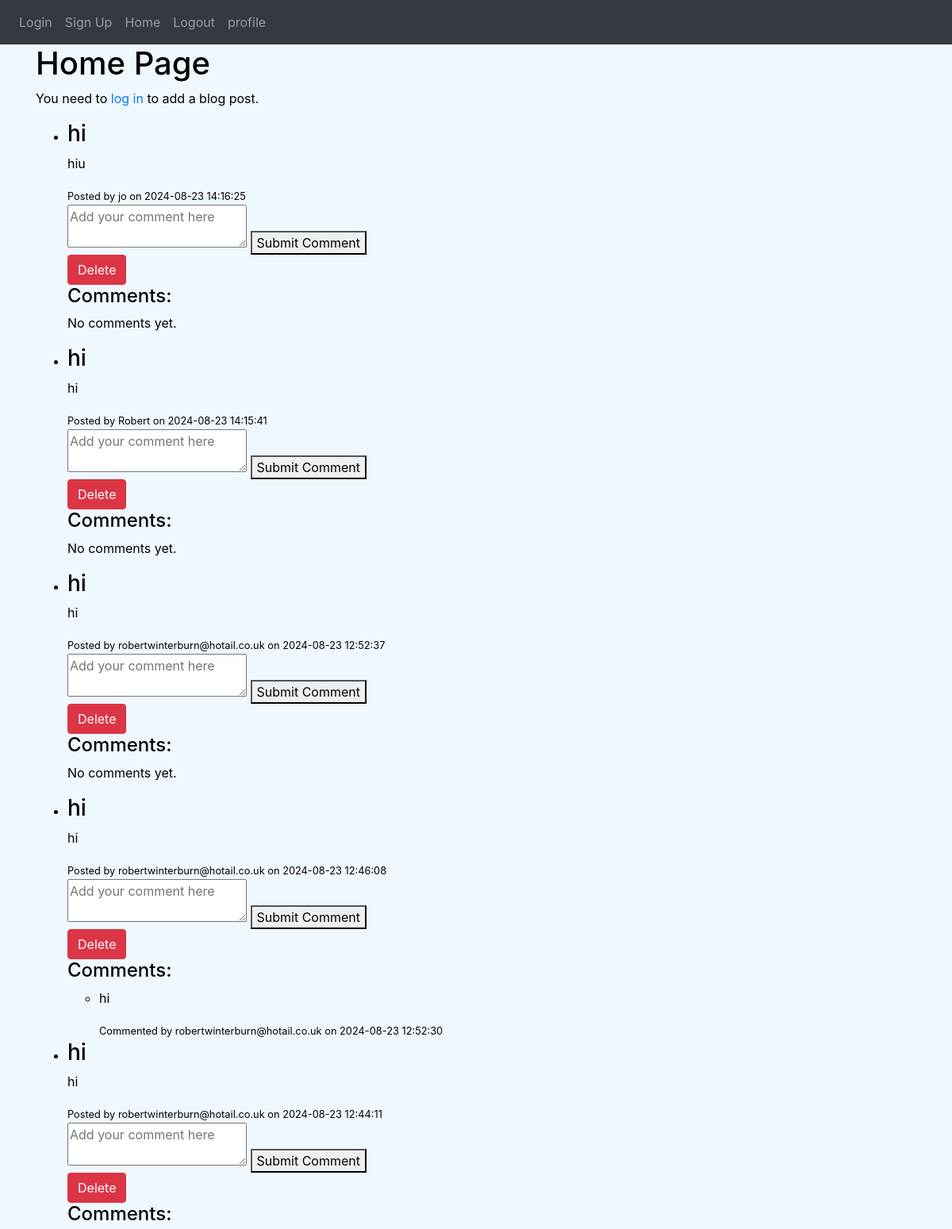
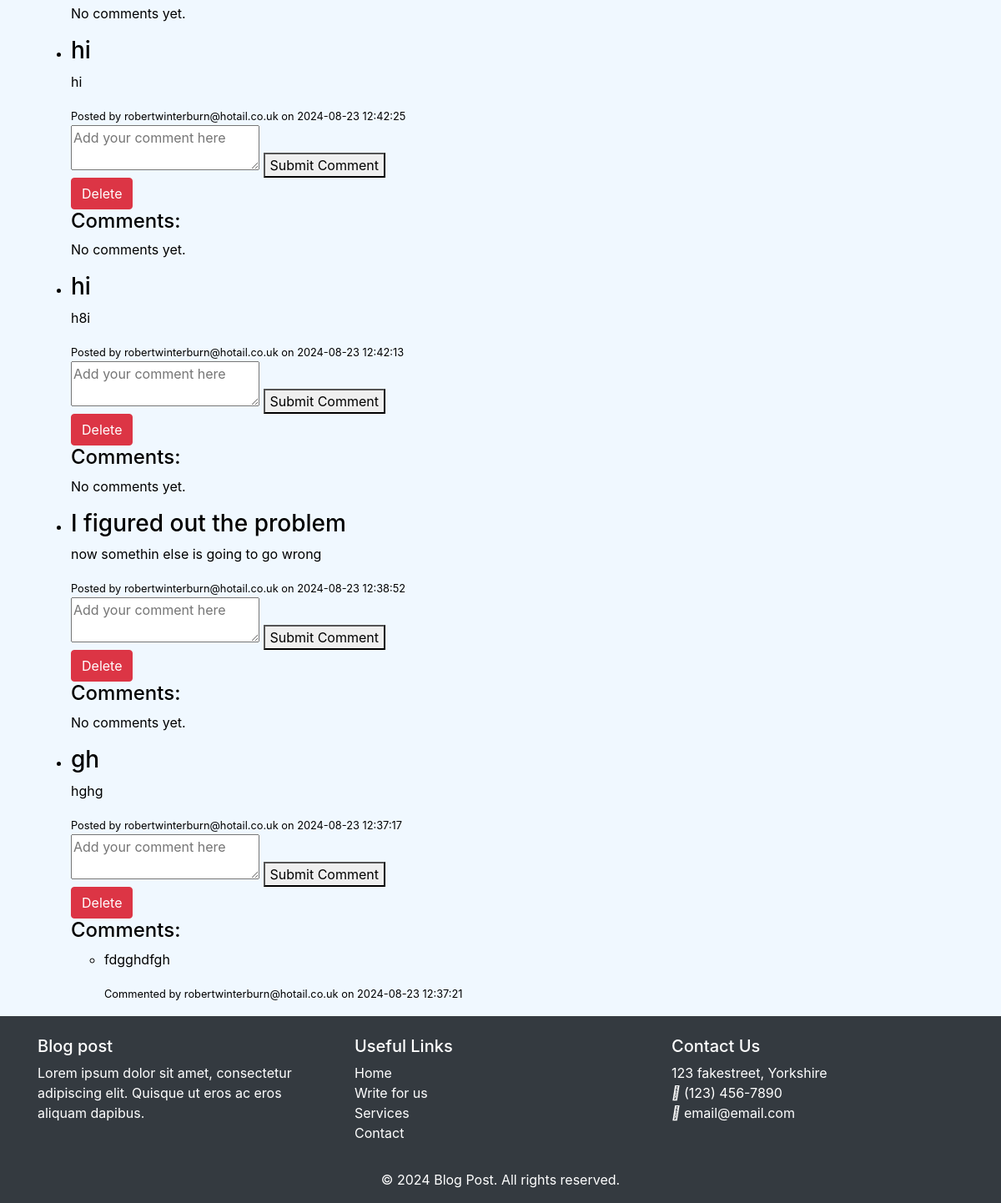
Page /home on the earlier database version (2 pictures, top to bottom).
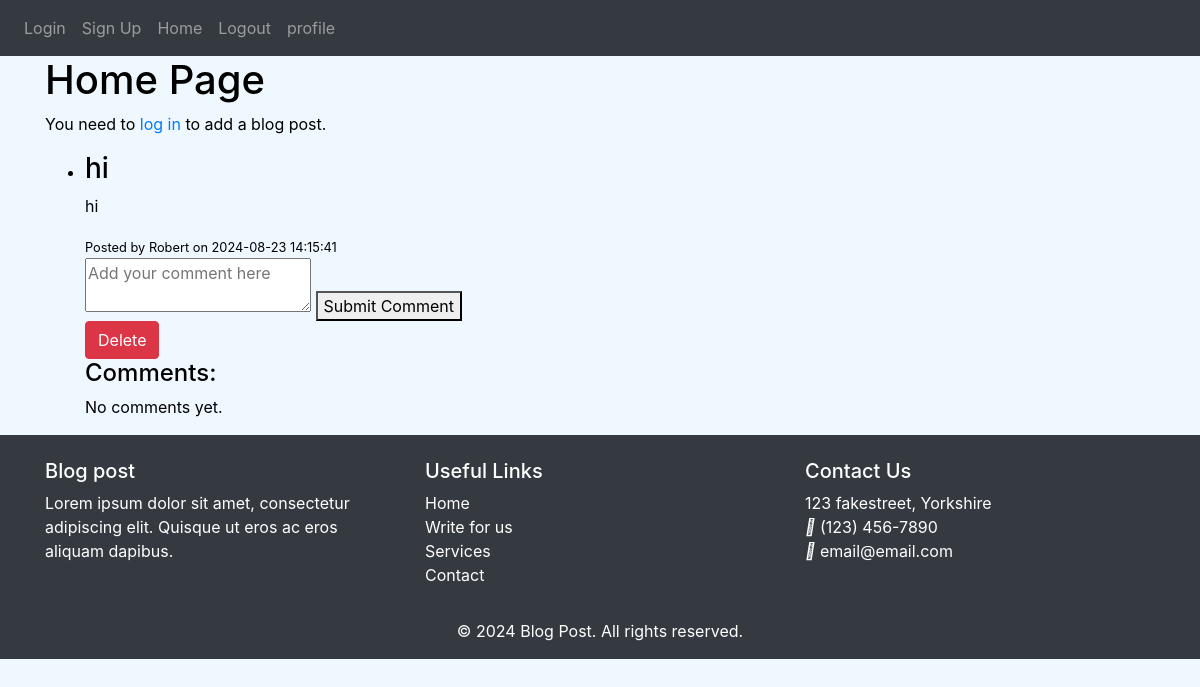
Same page on the later database version.
### models.py (models this page shows)
class BlogPost(db.Model):
    __tablename__ = 'blog_posts'  # Ensure table name matches the foreign key reference
    id = db.Column(db.Integer, primary_key=True)
    title = db.Column(db.String(200), nullable=False)
    content = db.Column(db.Text, nullable=False)
    user_id = db.Column(db.Integer, db.ForeignKey('users.id'))
    created_at = db.Column(db.DateTime, default=datetime.utcnow)
    comments = db.relationship('Comment', back_populates='blog_post')
    user = db.relationship('User', back_populates='blog_posts')

class User(db.Model, UserMixin):
    __tablename__ = 'users'
    id = db.Column(db.Integer, primary_key=True)
    email = db.Column(db.String(150), unique=True, nullable=False)
    password = db.Column(db.String(150), nullable=False)
    first_name = db.Column(db.String(150), nullable=False)
    notes = db.relationship('Note', back_populates='user')
    comments = db.relationship('Comment', back_populates='user')
    blog_posts = db.relationship('BlogPost', back_populates='user')

class Comment(db.Model):
    __tablename__ = 'comments'  # Ensure table name matches the foreign key reference
    id = db.Column(db.Integer, primary_key=True)
    content = db.Column(db.String(1000), nullable=False)
    user_id = db.Column(db.Integer, db.ForeignKey('users.id'))
    blog_post_id = db.Column(db.Integer, db.ForeignKey('blog_posts.id'))
    created_at = db.Column(db.DateTime, default=datetime.utcnow)
    user = db.relationship('User', back_populates='comments')
    blog_post = db.relationship('BlogPost', back_populates='comments')

### views.py (the view, shortened to what this page needs)
@views.route('/home', methods=['GET', 'POST'])
def show_blog_posts():
    blog_posts = BlogPost.query.order_by(BlogPost.created_at.desc()).all()
    return render_template('home.html', blog_posts=blog_posts)

### app/templates/home.html (shortened to what this page needs)
{% extends "base.html" %}
{% block content %}
    <h1>Home Page</h1>
    {% if current_user.is_authenticated %}
        <h2>Add a New Blog Post</h2>
        <form method="POST" action="{{ url_for('views.show_blog_posts') }}">
            <label for="title">Title:</label>
            <input type="text" id="title" name="title" required><br><br>
            <label for="content">Content:</label><br>
            <textarea id="content" name="content" rows="5" cols="40" required></textarea><br><br>
            <button type="submit">Add Blog Post</button>
        </form>
    {% else %}
        <p>You need to <a href="{{ url_for('auth.login') }}">log in</a> to add a blog post.</p>
    {% endif %}
    {% if blog_posts %}
        <ul>
            {% for post in blog_posts %}
                <li>
                    <h3>{{ post.title }}</h3>
                    <p>{{ post.content }}</p>
                    <small>Posted by {{ post.user.first_name }} on {{ post.created_at.strftime('%Y-%m-%d %H:%M:%S') }}</small>
                    <form action="{{ url_for('views.add_comment', post_id=post.id) }}" method="POST">
                        <textarea name="comment" placeholder="Add your comment here" required></textarea>
                        <button type="submit">Submit Comment</button>
                    </form>
                    <form action="{{ url_for('views.delete_blog_post', post_id=post.id) }}" method="POST" style="display:inline;">
                        <button type="submit" class="btn btn-danger">Delete</button>
                    </form>
                    <div>
                        <h4>Comments:</h4>
                        {% if post.comments %}
                            <ul>
                                {% for comment in post.comments %}
                                    <li>
                                        <p>{{ comment.content }}</p>
                                        <small>Commented by {{ comment.user.first_name }} on {{ comment.created_at.strftime('%Y-%m-%d %H:%M:%S') }}</small>
                                    </li>
                                {% endfor %}
                            </ul>
                        {% else %}
                            <p>No comments yet.</p>
                        {% endif %}
                    </div>
                </li>
            {% endfor %}
        </ul>
    {% else %}
        <p>No blog posts available.</p>
    {% endif %}
{% endblock %}

### app/templates/base.html (shortened to what this page needs)
<!DOCTYPE html>
<html lang="en">
<head>
    <link
      rel="stylesheet"
      href="https://stackpath.bootstrapcdn.com/bootstrap/4.4.1/css/bootstrap.min.css"
    />
    <link
      rel="stylesheet"
      href="https://stackpath.bootstrapcdn.com/font-awesome/4.7.0/css/font-awesome.min.css"
    />
    <link rel="stylesheet" type="text/css" href="{{ url_for('static', filename='styles.css')}}">
</head>
<body>
  <nav id="nav" class ="navbar navbar-expand-lg navbar-dark bg-dark">
    <div class="collapse navbar-collapse" id="navbar">
        <div class="navbar-nav">
            <a class="nav-item nav-link" id="login" href="/login">Login </a>
            <a class="nav-item nav-link" id="signUp" href="/sign-up">Sign Up </a>
            <a class="nav-item nav-link" id="home" href="/home">Home </a>
            <a class="nav-item nav-link" id="logout" href="/logout">Logout </a>
            <a class="nav-item nav-link" id="profile" href="/profile">profile </a>
        </div>
    </div>
</nav>
<div class="container">
    {% block content %}
    {% endblock %}
</div>
<footer class="bg-dark text-white pt-4">
  <div class="container">
      <div class="row">
          <div class="col-md-4">
              <h5>Blog post</h5>
              <p>Lorem ipsum dolor sit amet, consectetur adipiscing elit. Quisque ut eros ac eros aliquam dapibus.</p>
          </div>
          <div class="col-md-4">
              <h5>Useful Links</h5>
              <ul class="list-unstyled">
                  <li><a href="#" class="text-white">Home</a></li>
                  <li><a href="#" class="text-white">Write for us</a></li>
                  <li><a href="#" class="text-white">Services</a></li>
                  <li><a href="#" class="text-white">Contact</a></li>
              </ul>
          </div>
          <div class="col-md-4">
              <h5>Contact Us</h5>
              <ul class="list-unstyled">
                  <li> 123 fakestreet, Yorkshire</li>
                  <li><i class="fas fa-phone"></i> (123) 456-7890</li>
                  <li><i class="fas fa-envelope"></i> email@email.com</li>
              </ul>
          </div>
      </div>
      <div class="row">
          <div class="col-12 text-center mt-3">
              <p>&copy; 2024 Blog Post. All rights reserved.</p>
          </div>
      </div>
  </div>
</footer>
</body>
</html>

### static/styles.css (style rules this page uses)
body { color: #000000; background-color: aliceblue; }
footer { position: sticky }

Differences in the rows shown:
removed BlogPost: title "hi", content "hiu", user.first_name "jo", created_at "2024-08-23 14:16:25", shows "No comments yet."
removed BlogPost: title "hi", content "hi", user.first_name "robertwinterburn@hotail.co.uk", created_at "2024-08-23 12:52:37", shows "No comments yet."
removed BlogPost: title "hi", content "hi", user.first_name "robertwinterburn@hotail.co.uk", created_at "2024-08-23 12:46:08"
no longer on this page (row edited): Comment: content "hi", user.first_name "robertwinterburn@hotail.co.uk", created_at "2024-08-23 12:52:30"
removed BlogPost: title "hi", content "hi", user.first_name "robertwinterburn@hotail.co.uk", created_at "2024-08-23 12:44:11", shows "No comments yet."
removed BlogPost: title "hi", content "hi", user.first_name "robertwinterburn@hotail.co.uk", created_at "2024-08-23 12:42:25", shows "No comments yet."
removed BlogPost: title "hi", content "h8i", user.first_name "robertwinterburn@hotail.co.uk", created_at "2024-08-23 12:42:13", shows "No comments yet."
removed BlogPost: title "I figured out the problem", content "now somethin else is going to go wrong", user.first_name "robertwinterburn@hotail.co.uk", created_at "2024-08-23 12:38:52", shows "No comments yet."
removed BlogPost: title "gh", content "hghg", user.first_name "robertwinterburn@hotail.co.uk", created_at "2024-08-23 12:37:17"
no longer on this page (row edited): Comment: content "fdgghdfgh", user.first_name "robertwinterburn@hotail.co.uk", created_at "2024-08-23 12:37:21", shown under "gh"
